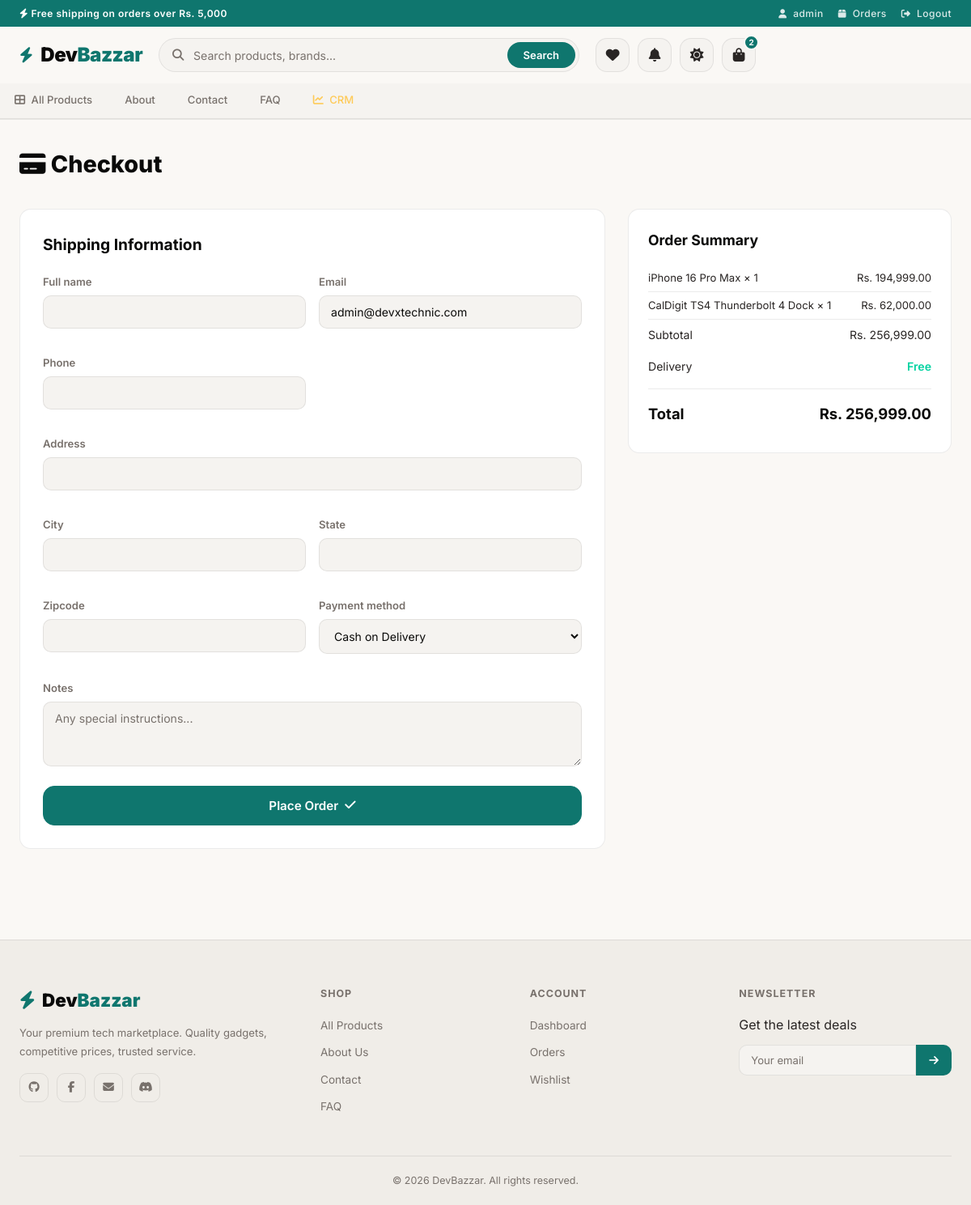
Screenshot of /orders/checkout/ (signed in) with the database file from the repository.
### cart/models.py (models this page shows, shortened)
class CartItem(models.Model):
    cart = models.ForeignKey(Cart, on_delete=models.CASCADE, related_name="items")
    product = models.ForeignKey(Product, on_delete=models.CASCADE)
    quantity = models.PositiveIntegerField(default=1)
    added_at = models.DateTimeField(auto_now_add=True)
    class Meta:
        unique_together = ["cart", "product"]
    @property
    def line_total(self):
        return self.product.current_price * self.quantity

### shop/models.py (models this page shows, shortened)
class Product(models.Model):
    name = models.CharField(max_length=300, db_index=True)
    slug = models.SlugField(max_length=300, unique=True, blank=True)
    category = models.ForeignKey(
        Category, on_delete=models.CASCADE, related_name="products"
    )
    brand = models.ForeignKey(
        Brand, on_delete=models.SET_NULL, null=True, blank=True, related_name="products"
    )
    description = models.TextField()
    specifications = models.TextField(
        blank=True, help_text="One spec per line, format: Key: Value"
    )
    price = models.DecimalField(max_digits=10, decimal_places=2)
    discount_price = models.DecimalField(
        max_digits=10, decimal_places=2, null=True, blank=True
    )
    stock = models.PositiveIntegerField(default=0)
    is_featured = models.BooleanField(default=False)
    is_active = models.BooleanField(default=True)
    created_at = models.DateTimeField(auto_now_add=True)
    updated_at = models.DateTimeField(auto_now=True)
    class Meta:
        ordering = ["-created_at"]
    @property
    def current_price(self):
        return self.discount_price if self.discount_price else self.price
    @property
    def available_stock(self):
        from django.utils import timezone
        from datetime import timedelta
        expiry = timezone.now() - timedelta(minutes=15)
        reserved = sum(
            r.quantity for r in self.reservations.filter(reserved_at__gte=expiry)
        )
        return max(0, self.stock - reserved)

### orders/views.py (the view)
# urls.py: path("checkout/", views.checkout, name="checkout"),
@login_required
def checkout(request):
    cart = Cart.objects.filter(user=request.user).first()
    if not cart or cart.total_items == 0:
        messages.warning(request, "Your cart is empty.")
        return redirect("cart:view_cart")
    items = cart.items.select_related("product").prefetch_related("reservations").all()
    calculated_subtotal = sum(item.product.current_price * item.quantity for item in items)
    price_changes = []
    for item in items:
        expected = item.product.current_price * item.quantity
        if abs(item.line_total - expected) > 0.01:
            price_changes.append({
                "name": item.product.name,
                "old_price": item.line_total,
                "new_price": expected,
            })
    unavailable_items = []
    for item in items:
        if item.product.available_stock < item.quantity:
            unavailable_items.append({
                "name": item.product.name,
                "requested": item.quantity,
                "available": item.product.available_stock,
            })
    if request.method == "POST":
        if unavailable_items:
            item_names = ", ".join(i["name"] for i in unavailable_items)
            messages.error(
                request,
                f"Cannot checkout: {item_names} no longer have sufficient stock. Please update your cart."
            )
            return redirect("cart:view_cart")
        form = CheckoutForm(request.POST, user=request.user)
        if form.is_valid():
            try:
                with transaction.atomic():
                    order = form.save(commit=False)
                    order.user = request.user
                    order.total = calculated_subtotal
                    order.save()
                    for item in items:
                        OrderItem.objects.create(
                            order=order,
                            product=item.product,
                            product_name=item.product.name,
                            quantity=item.quantity,
                            price=item.product.current_price,
                        )
                        item.product.stock -= item.quantity
                        item.product.save()
                    expiry = timezone.now() - timedelta(minutes=RESERVATION_EXPIRY_MINUTES)
                    StockReservation.objects.filter(
                        cart_item__cart=cart, reserved_at__gte=expiry
                    ).delete()
                    cart.items.all().delete()
                messages.success(request, f"Order #{order.order_number} placed successfully!")
                return redirect("orders:order_confirmation", order_number=order.order_number)
            except Exception as e:
                messages.error(request, f"Error placing order: {str(e)}")
                return redirect("cart:view_cart")
    else:
        form = CheckoutForm(user=request.user)
    context = {
        "form": form,
        "cart": cart,
        "items": items,
        "unavailable_items": unavailable_items,
        "price_changes": price_changes,
        "calculated_total": calculated_subtotal,
    }
    return render(request, "orders/checkout.html", context)

### cart/context_processors.py (called while the page is built)
def cart_context(request):
    cart_count = 0
    try:
        if request.user.is_authenticated:
            cart = Cart.objects.filter(user=request.user).first()
        else:
            if not request.session.session_key:
                request.session.create()
            cart = Cart.objects.filter(session_key=request.session.session_key).first()
        if cart:
            cart_count = cart.total_items
    except Exception:
        pass
    return {"cart_count": cart_count}

### cart/models.py (called while the page is built)
    @property
    def total_items(self):
        return sum(item.quantity for item in self.items.all())

### shop/context_processors.py (called while the page is built)
def notif_context(request):
    if not request.user.is_authenticated:
        return {"notif_count": 0}
    count = Notification.objects.filter(user=request.user, is_read=False).count()
    return {"notif_count": count}

### templates/orders/checkout.html (shortened to what this page needs)
{% extends "base.html" %}
{% load humanize %}
{% block content %}
<section class="section page-section">
    <div class="container">
        <div class="page-header"><h1><i class="fas fa-credit-card"></i> Checkout</h1></div>
        {% if unavailable_items %}
        <div class="alert alert-error" style="margin-bottom: 24px;">
            <i class="fas fa-exclamation-triangle"></i>
            <strong>Cannot proceed with checkout.</strong> The following items no longer have sufficient stock:
            <ul style="margin-top: 8px; margin-left: 20px;">
                {% for item in unavailable_items %}
                <li>{{ item.name }} — requested {{ item.requested }}, only {{ item.available }} available</li>
                {% endfor %}
            </ul>
            <a href="{% url 'cart:view_cart' %}" class="btn btn-outline btn-sm" style="margin-top: 12px;">Return to Cart</a>
        </div>
        {% else %}
        <div class="checkout-layout">
            <div class="checkout-form-wrap">
                <h3>Shipping Information</h3>
                <form method="POST" class="checkout-form" id="checkout-form">
                    <div class="form-grid">
                        {% for field in form %}
                        <div class="form-group {% if field.name == 'address' or field.name == 'notes' %}full-width{% endif %}">
                            <label for="{{ field.id_for_label }}">{{ field.label }}</label>
                            {{ field }}
                        </div>
                        {% endfor %}
                    </div>
                    <button type="submit" class="btn btn-primary btn-lg btn-block">Place Order <i class="fas fa-check"></i></button>
                </form>
            </div>
            <div class="cart-summary checkout-summary">
                <h3>Order Summary</h3>
                {% for item in items %}
                <div class="summary-item">
                    <span>{{ item.product.name|truncatewords:5 }} × {{ item.quantity }}</span>
                    <span>Rs. {{ item.line_total|intcomma }}</span>
                </div>
                {% endfor %}
                <div class="summary-row"><span>Subtotal</span><span>Rs. {{ calculated_total|intcomma }}</span></div>
                <div class="summary-row"><span>Delivery</span><span class="text-success">Free</span></div>
                <div class="summary-row total"><span>Total</span><span>Rs. {{ calculated_total|intcomma }}</span></div>
            </div>
        </div>
        {% endif %}
    </div>
</section>
{% endblock %}

### templates/base.html (shortened to what this page needs)
{% load static %}{% load humanize %}
<!DOCTYPE html>
<html lang="en" data-theme="dark">
<head>
    <link rel="stylesheet" href="https://cdnjs.cloudflare.com/ajax/libs/font-awesome/6.5.1/css/all.min.css">
    <link rel="stylesheet" href="https://cdn.jsdelivr.net/npm/swiper@11/swiper-bundle.min.css">
    <link rel="stylesheet" href="{% static 'shop/css/style.css' %}">
</head>
<body>
    <div class="top-bar">
        <div class="container top-bar-inner">
            <span class="top-bar-greeting"><i class="fas fa-bolt"></i> Free shipping on orders over Rs. 5,000</span>
            <div class="top-bar-links">
                {% if user.is_authenticated %}
                <a href="{% url 'users:dashboard' %}"><i class="fas fa-user"></i> {{ user.username }}</a>
                <a href="{% url 'orders:order_history' %}"><i class="fas fa-box"></i> Orders</a>
                <a href="{% url 'users:logout' %}"><i class="fas fa-sign-out-alt"></i> Logout</a>
                {% else %}
                <a href="{% url 'users:login' %}"><i class="fas fa-sign-in-alt"></i> Login</a>
                <a href="{% url 'users:register' %}"><i class="fas fa-user-plus"></i> Register</a>
                {% endif %}
            </div>
        </div>
    </div>
    <nav class="navbar" id="main-navbar">
        <div class="container navbar-inner">
            <a href="{% url 'shop:home' %}" class="logo">
                <span class="logo-icon"><i class="fas fa-bolt"></i></span>
                <span class="logo-text">Dev<span class="logo-accent">Bazzar</span></span>
            </a>
            <div class="search-wrapper">
                <form action="{% url 'shop:search' %}" method="GET" class="search-bar" id="search-form">
                    <i class="fas fa-search search-icon"></i>
                    <input type="text" name="q" placeholder="Search products, brands..." value="{{ query|default:'' }}" autocomplete="off" id="search-input">
                    <button type="submit" class="search-btn">Search</button>
                </form>
            </div>
            <div class="nav-actions">
                {% if user.is_authenticated %}
                <a href="{% url 'users:wishlist' %}" class="nav-action-btn" title="Wishlist"><i class="fas fa-heart"></i></a>
                <div class="notif-wrapper">
                    <button class="nav-action-btn notif-btn" id="notif-btn" title="Notifications">
                        <i class="fas fa-bell"></i>
                    </button>
                </div>
                {% endif %}
                <button class="theme-toggle" id="theme-toggle" title="Toggle theme">
                    <i class="fas fa-sun"></i>
                </button>
                <a href="{% url 'cart:view_cart' %}" class="nav-action-btn cart-btn" title="Cart" id="cart-btn">
                    <i class="fas fa-shopping-bag"></i>
                    <span class="cart-badge" id="cart-badge">{{ cart_count }}</span>
                </a>
            </div>
        </div>
        <div class="category-nav">
            <div class="container category-nav-inner">
                <a href="{% url 'shop:product_list' %}"><i class="fas fa-th-large"></i> All Products</a>
                <a href="{% url 'mystore:about' %}">About</a>
                <a href="{% url 'mystore:contact' %}">Contact</a>
                <a href="{% url 'mystore:faq' %}">FAQ</a>
                {% if user.is_staff %}
                <a href="{% url 'mystore:crm_dashboard' %}" class="crm-link"><i class="fas fa-chart-line"></i> CRM</a>
                {% endif %}
            </div>
        </div>
    </nav>
    <main class="main-content">{% block content %}{% endblock %}</main>
    <footer class="footer">
        <div class="container">
            <div class="footer-grid">
                <div class="footer-col footer-brand">
                    <a href="{% url 'shop:home' %}" class="footer-logo"><i class="fas fa-bolt"></i> Dev<span class="logo-accent">Bazzar</span></a>
                    <p>Your premium tech marketplace. Quality gadgets, competitive prices, trusted service.</p>
                    <div class="footer-social">
                        <a href="https://github.com/DevXtechnic/" target="_blank" title="GitHub"><i class="fab fa-github"></i></a>
                        <a href="https://www.facebook.com/profile.php?id=61588802370545" target="_blank" title="Facebook"><i class="fab fa-facebook-f"></i></a>
                        <a href="mailto:bikramgole.genius@gmail.com" title="Email"><i class="fas fa-envelope"></i></a>
                        <a href="https://discord.com/users/1471849836931190945" target="_blank" title="Discord"><i class="fab fa-discord"></i></a>
                    </div>
                </div>
                <div class="footer-col">
                    <h4>Shop</h4>
                    <ul>
                        <li><a href="{% url 'shop:product_list' %}">All Products</a></li>
                        <li><a href="{% url 'mystore:about' %}">About Us</a></li>
                        <li><a href="{% url 'mystore:contact' %}">Contact</a></li>
                        <li><a href="{% url 'mystore:faq' %}">FAQ</a></li>
                    </ul>
                </div>
                <div class="footer-col">
                    <h4>Account</h4>
                    <ul>
                        {% if user.is_authenticated %}
                        <li><a href="{% url 'users:dashboard' %}">Dashboard</a></li>
                        <li><a href="{% url 'orders:order_history' %}">Orders</a></li>
                        <li><a href="{% url 'users:wishlist' %}">Wishlist</a></li>
                        {% else %}
                        <li><a href="{% url 'users:login' %}">Login</a></li>
                        <li><a href="{% url 'users:register' %}">Register</a></li>
                        {% endif %}
                    </ul>
                </div>
                <div class="footer-col">
                    <h4>Newsletter</h4>
                    <p>Get the latest deals</p>
                    <form action="{% url 'mystore:newsletter_subscribe' %}" method="POST" class="newsletter-form">
                        <input type="email" name="email" placeholder="Your email" required>
                        <button type="submit"><i class="fas fa-arrow-right"></i></button>
                    </form>
                </div>
            </div>
            <div class="footer-bottom">
                <p>© 2026 DevBazzar. All rights reserved.</p>
            </div>
        </div>
    </footer>
</body>
</html>

### rows the page displays
CartItem: product.name "iPhone 16 Pro Max", quantity "1", line_total "194,999.00"
CartItem: product.name "CalDigit TS4 Thunderbolt 4 Dock", quantity "1", line_total "62,000.00"

### other values shown
{{ user.username }} "admin"
{{ cart_count }} "2"
{{ field.label }} "Full name" "Email" "Phone" "Address" "City" "State" "Zipcode" "Payment method" "Notes"
{{ calculated_total|intcomma }} "256,999.00"
